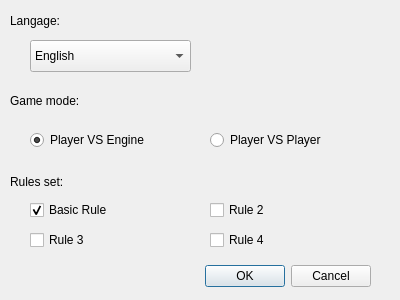
<?xml version="1.0" encoding="UTF-8"?>
<ui version="4.0">
 <class>optionsDialog</class>
 <widget class="QDialog" name="optionsDialog">
  <property name="geometry">
   <rect>
    <x>0</x>
    <y>0</y>
    <width>400</width>
    <height>300</height>
   </rect>
  </property>
  <property name="focusPolicy">
   <enum>Qt::NoFocus</enum>
  </property>
  <property name="windowTitle">
   <string>Options</string>
  </property>
  <property name="locale">
   <locale language="English" country="UnitedStates"/>
  </property>
  <property name="modal">
   <bool>true</bool>
  </property>
  <widget class="QDialogButtonBox" name="buttonBox">
   <property name="geometry">
    <rect>
     <x>30</x>
     <y>260</y>
     <width>341</width>
     <height>32</height>
    </rect>
   </property>
   <property name="orientation">
    <enum>Qt::Horizontal</enum>
   </property>
   <property name="standardButtons">
    <set>QDialogButtonBox::Cancel|QDialogButtonBox::Ok</set>
   </property>
  </widget>
  <widget class="QComboBox" name="langageCombobox">
   <property name="geometry">
    <rect>
     <x>30</x>
     <y>40</y>
     <width>161</width>
     <height>32</height>
    </rect>
   </property>
   <property name="currentText">
    <string>English</string>
   </property>
   <property name="currentIndex">
    <number>0</number>
   </property>
   <item>
    <property name="text">
     <string>English</string>
    </property>
   </item>
   <item>
    <property name="text">
     <string>French</string>
    </property>
   </item>
  </widget>
  <widget class="QLabel" name="langageLabel">
   <property name="geometry">
    <rect>
     <x>10</x>
     <y>10</y>
     <width>171</width>
     <height>21</height>
    </rect>
   </property>
   <property name="text">
    <string>Langage:</string>
   </property>
  </widget>
  <widget class="QLabel" name="gameModeLabel">
   <property name="geometry">
    <rect>
     <x>10</x>
     <y>90</y>
     <width>171</width>
     <height>21</height>
    </rect>
   </property>
   <property name="text">
    <string>Game mode:</string>
   </property>
  </widget>
  <widget class="QRadioButton" name="PVEButton">
   <property name="geometry">
    <rect>
     <x>30</x>
     <y>130</y>
     <width>151</width>
     <height>20</height>
    </rect>
   </property>
   <property name="text">
    <string>Player VS Engine</string>
   </property>
   <property name="checked">
    <bool>true</bool>
   </property>
  </widget>
  <widget class="QRadioButton" name="PVPButton">
   <property name="geometry">
    <rect>
     <x>210</x>
     <y>130</y>
     <width>151</width>
     <height>20</height>
    </rect>
   </property>
   <property name="text">
    <string>Player VS Player</string>
   </property>
  </widget>
  <widget class="QLabel" name="rulesSelectionLabel">
   <property name="geometry">
    <rect>
     <x>10</x>
     <y>171</y>
     <width>171</width>
     <height>21</height>
    </rect>
   </property>
   <property name="text">
    <string>Rules set:</string>
   </property>
  </widget>
  <widget class="QCheckBox" name="ruleCheckbox1">
   <property name="geometry">
    <rect>
     <x>30</x>
     <y>200</y>
     <width>87</width>
     <height>20</height>
    </rect>
   </property>
   <property name="text">
    <string>Basic Rule</string>
   </property>
   <property name="checkable">
    <bool>true</bool>
   </property>
   <property name="checked">
    <bool>true</bool>
   </property>
  </widget>
  <widget class="QCheckBox" name="ruleCheckbox2">
   <property name="geometry">
    <rect>
     <x>210</x>
     <y>200</y>
     <width>87</width>
     <height>20</height>
    </rect>
   </property>
   <property name="text">
    <string>Rule 2</string>
   </property>
  </widget>
  <widget class="QCheckBox" name="ruleCheckbox3">
   <property name="geometry">
    <rect>
     <x>30</x>
     <y>230</y>
     <width>87</width>
     <height>20</height>
    </rect>
   </property>
   <property name="text">
    <string>Rule 3</string>
   </property>
  </widget>
  <widget class="QCheckBox" name="ruleCheckbox4">
   <property name="geometry">
    <rect>
     <x>210</x>
     <y>230</y>
     <width>87</width>
     <height>20</height>
    </rect>
   </property>
   <property name="text">
    <string>Rule 4</string>
   </property>
  </widget>
 </widget>
 <resources/>
 <connections>
  <connection>
   <sender>buttonBox</sender>
   <signal>accepted()</signal>
   <receiver>optionsDialog</receiver>
   <slot>accept()</slot>
   <hints>
    <hint type="sourcelabel">
     <x>248</x>
     <y>254</y>
    </hint>
    <hint type="destinationlabel">
     <x>157</x>
     <y>274</y>
    </hint>
   </hints>
  </connection>
  <connection>
   <sender>buttonBox</sender>
   <signal>rejected()</signal>
   <receiver>optionsDialog</receiver>
   <slot>reject()</slot>
   <hints>
    <hint type="sourcelabel">
     <x>316</x>
     <y>260</y>
    </hint>
    <hint type="destinationlabel">
     <x>286</x>
     <y>274</y>
    </hint>
   </hints>
  </connection>
 </connections>
</ui>
